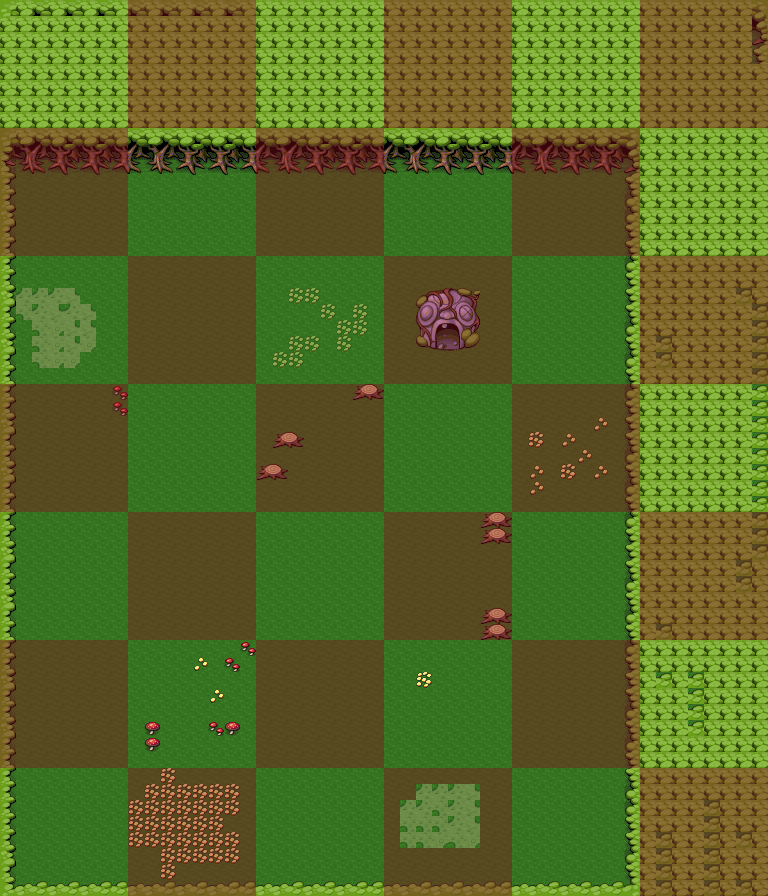

The image is a tile-based game level rendered from a .tmx file. Its description and source (layers, tilesets, objects; grid data summarised) follow:
An orthogonal 48x56 tile map with 16x16 px tiles, 2 tile layers (background, grid).

<map version="1.0" orientation="orthogonal" width="48" height="56" tilewidth="16" tileheight="16">
 <properties>
  <property name="ambient" value="butterfly" />
 </properties>
 <tileset firstgid="1" name="forest" tilewidth="16" tileheight="16">
  <image source="forest.png" width="128" height="208" />
  <tile id="2">
   <properties>
    <property name="wall" value="" />
   </properties>
  </tile>
  <tile id="3">
   <properties>
    <property name="wall" value="" />
   </properties>
  </tile>
  <tile id="4">
   <properties>
    <property name="wall" value="" />
   </properties>
  </tile>
  <tile id="5">
   <properties>
    <property name="wall" value="" />
   </properties>
  </tile>
  <tile id="6">
   <properties>
    <property name="wall" value="" />
   </properties>
  </tile>
  <tile id="7">
   <properties>
    <property name="wall" value="" />
   </properties>
  </tile>
  <tile id="8">
   <properties>
    <property name="wall" value="" />
   </properties>
  </tile>
  <tile id="9">
   <properties>
    <property name="wall" value="" />
   </properties>
  </tile>
  <tile id="10">
   <properties>
    <property name="wall" value="" />
   </properties>
  </tile>
  <tile id="11">
   <properties>
    <property name="wall" value="" />
   </properties>
  </tile>
  <tile id="12">
   <properties>
    <property name="wall" value="" />
   </properties>
  </tile>
  <tile id="13">
   <properties>
    <property name="wall" value="" />
   </properties>
  </tile>
  <tile id="14">
   <properties>
    <property name="wall" value="" />
   </properties>
  </tile>
  <tile id="15">
   <properties>
    <property name="wall" value="" />
   </properties>
  </tile>
  <tile id="16">
   <properties>
    <property name="wall" value="" />
   </properties>
  </tile>
  <tile id="17">
   <properties>
    <property name="wall" value="" />
   </properties>
  </tile>
  <tile id="19">
   <properties>
    <property name="path" value="" />
   </properties>
  </tile>
  <tile id="20">
   <properties>
    <property name="path" value="" />
   </properties>
  </tile>
  <tile id="21">
   <properties>
    <property name="path" value="" />
   </properties>
  </tile>
  <tile id="22">
   <properties>
    <property name="path" value="" />
   </properties>
  </tile>
  <tile id="23">
   <properties>
    <property name="path" value="" />
   </properties>
  </tile>
  <tile id="24">
   <properties>
    <property name="path" value="" />
   </properties>
  </tile>
  <tile id="25">
   <properties>
    <property name="wall" value="" />
   </properties>
  </tile>
  <tile id="26">
   <properties>
    <property name="path" value="" />
   </properties>
  </tile>
  <tile id="27">
   <properties>
    <property name="path" value="" />
   </properties>
  </tile>
  <tile id="28">
   <properties>
    <property name="path" value="" />
   </properties>
  </tile>
  <tile id="29">
   <properties>
    <property name="path" value="" />
   </properties>
  </tile>
  <tile id="30">
   <properties>
    <property name="path" value="" />
   </properties>
  </tile>
  <tile id="31">
   <properties>
    <property name="wall" value="" />
   </properties>
  </tile>
  <tile id="32">
   <properties>
    <property name="wall" value="" />
   </properties>
  </tile>
  <tile id="33">
   <properties>
    <property name="wall" value="" />
   </properties>
  </tile>
  <tile id="34">
   <properties>
    <property name="wall" value="" />
   </properties>
  </tile>
  <tile id="35">
   <properties>
    <property name="wall" value="" />
   </properties>
  </tile>
  <tile id="36">
   <properties>
    <property name="wall" value="" />
   </properties>
  </tile>
  <tile id="37">
   <properties>
    <property name="path" value="" />
   </properties>
  </tile>
  <tile id="38">
   <properties>
    <property name="path" value="" />
   </properties>
  </tile>
  <tile id="39">
   <properties>
    <property name="wall" value="" />
   </properties>
  </tile>
  <tile id="40">
   <properties>
    <property name="wall" value="" />
   </properties>
  </tile>
  <tile id="41">
   <properties>
    <property name="wall" value="" />
   </properties>
  </tile>
  <tile id="42">
   <properties>
    <property name="wall" value="" />
   </properties>
  </tile>
  <tile id="43">
   <properties>
    <property name="wall" value="" />
   </properties>
  </tile>
  <tile id="44">
   <properties>
    <property name="path" value="" />
   </properties>
  </tile>
  <tile id="45">
   <properties>
    <property name="path" value="" />
   </properties>
  </tile>
  <tile id="46">
   <properties>
    <property name="path" value="" />
   </properties>
  </tile>
  <tile id="47">
   <properties>
    <property name="path" value="" />
   </properties>
  </tile>
  <tile id="48">
   <properties>
    <property name="wall" value="" />
   </properties>
  </tile>
  <tile id="49">
   <properties>
    <property name="wall" value="" />
   </properties>
  </tile>
  <tile id="50">
   <properties>
    <property name="wall" value="" />
   </properties>
  </tile>
  <tile id="51">
   <properties>
    <property name="wall" value="" />
   </properties>
  </tile>
  <tile id="52">
   <properties>
    <property name="path" value="" />
   </properties>
  </tile>
  <tile id="53">
   <properties>
    <property name="wall" value="" />
   </properties>
  </tile>
  <tile id="54">
   <properties>
    <property name="wall" value="" />
   </properties>
  </tile>
  <tile id="58">
   <properties>
    <property name="obstacle" value="" />
   </properties>
  </tile>
  <tile id="59">
   <properties>
    <property name="obstacle" value="" />
   </properties>
  </tile>
  <tile id="60">
   <properties>
    <property name="obstacle" value="" />
   </properties>
  </tile>
  <tile id="61">
   <properties>
    <property name="obstacle" value="" />
   </properties>
  </tile>
  <tile id="62">
   <properties>
    <property name="obstacle" value="" />
   </properties>
  </tile>
  <tile id="63">
   <properties>
    <property name="obstacle" value="" />
   </properties>
  </tile>
  <tile id="64">
   <properties>
    <property name="wall" value="" />
   </properties>
  </tile>
  <tile id="65">
   <properties>
    <property name="wall" value="" />
   </properties>
  </tile>
  <tile id="66">
   <properties>
    <property name="wall" value="" />
   </properties>
  </tile>
  <tile id="67">
   <properties>
    <property name="wall" value="" />
   </properties>
  </tile>
  <tile id="68">
   <properties>
    <property name="wall" value="" />
   </properties>
  </tile>
  <tile id="69">
   <properties>
    <property name="wall" value="" />
   </properties>
  </tile>
  <tile id="70">
   <properties>
    <property name="wall" value="" />
   </properties>
  </tile>
  <tile id="71">
   <properties>
    <property name="obstacle" value="" />
   </properties>
  </tile>
  <tile id="72">
   <properties>
    <property name="wall" value="" />
   </properties>
  </tile>
  <tile id="73">
   <properties>
    <property name="wall" value="" />
   </properties>
  </tile>
  <tile id="74">
   <properties>
    <property name="wall" value="" />
   </properties>
  </tile>
  <tile id="75">
   <properties>
    <property name="wall" value="" />
   </properties>
  </tile>
  <tile id="76">
   <properties>
    <property name="wall" value="" />
   </properties>
  </tile>
  <tile id="77">
   <properties>
    <property name="wall" value="" />
   </properties>
  </tile>
  <tile id="78">
   <properties>
    <property name="wall" value="" />
   </properties>
  </tile>
  <tile id="79">
   <properties>
    <property name="wall" value="" />
   </properties>
  </tile>
  <tile id="80">
   <properties>
    <property name="wall" value="" />
   </properties>
  </tile>
  <tile id="81">
   <properties>
    <property name="wall" value="" />
   </properties>
  </tile>
  <tile id="82">
   <properties>
    <property name="wall" value="" />
   </properties>
  </tile>
  <tile id="83">
   <properties>
    <property name="wall" value="" />
   </properties>
  </tile>
  <tile id="84">
   <properties>
    <property name="wall" value="" />
   </properties>
  </tile>
  <tile id="85">
   <properties>
    <property name="wall" value="" />
   </properties>
  </tile>
  <tile id="86">
   <properties>
    <property name="wall" value="" />
   </properties>
  </tile>
  <tile id="87">
   <properties>
    <property name="wall" value="" />
   </properties>
  </tile>
  <tile id="88">
   <properties>
    <property name="obstacle" value="" />
   </properties>
  </tile>
  <tile id="89">
   <properties>
    <property name="obstacle" value="" />
   </properties>
  </tile>
  <tile id="90">
   <properties>
    <property name="obstacle" value="" />
   </properties>
  </tile>
  <tile id="91">
   <properties>
    <property name="obstacle" value="" />
   </properties>
  </tile>
  <tile id="92">
   <properties>
    <property name="obstacle" value="" />
   </properties>
  </tile>
  <tile id="93">
   <properties>
    <property name="obstacle" value="" />
   </properties>
  </tile>
  <tile id="94">
   <properties>
    <property name="obstacle" value="" />
   </properties>
  </tile>
  <tile id="95">
   <properties>
    <property name="obstacle" value="" />
   </properties>
  </tile>
  <tile id="96">
   <properties>
    <property name="obstacle" value="" />
   </properties>
  </tile>
  <tile id="97">
   <properties>
    <property name="obstacle" value="" />
   </properties>
  </tile>
  <tile id="98">
   <properties>
    <property name="obstacle" value="" />
   </properties>
  </tile>
  <tile id="99">
   <properties>
    <property name="obstacle" value="" />
   </properties>
  </tile>
  <tile id="100">
   <properties>
    <property name="obstacle" value="" />
   </properties>
  </tile>
  <tile id="101">
   <properties>
    <property name="obstacle" value="" />
   </properties>
  </tile>
  <tile id="102">
   <properties>
    <property name="obstacle" value="" />
   </properties>
  </tile>
  <tile id="103">
   <properties>
    <property name="obstacle" value="" />
   </properties>
  </tile>
 </tileset>
 <layer name="background" width="48" height="56">
  <data>[2688 cells, 2688 non-empty, 47 distinct tile ids]</data>
 </layer>
 <layer name="grid" width="48" height="56" opacity="0.43">
  <data>[2688 cells, 1375 non-empty, 6 distinct tile ids]</data>
 </layer>
 <objectgroup name="triggers" width="48" height="56" visible="0" />
</map>
